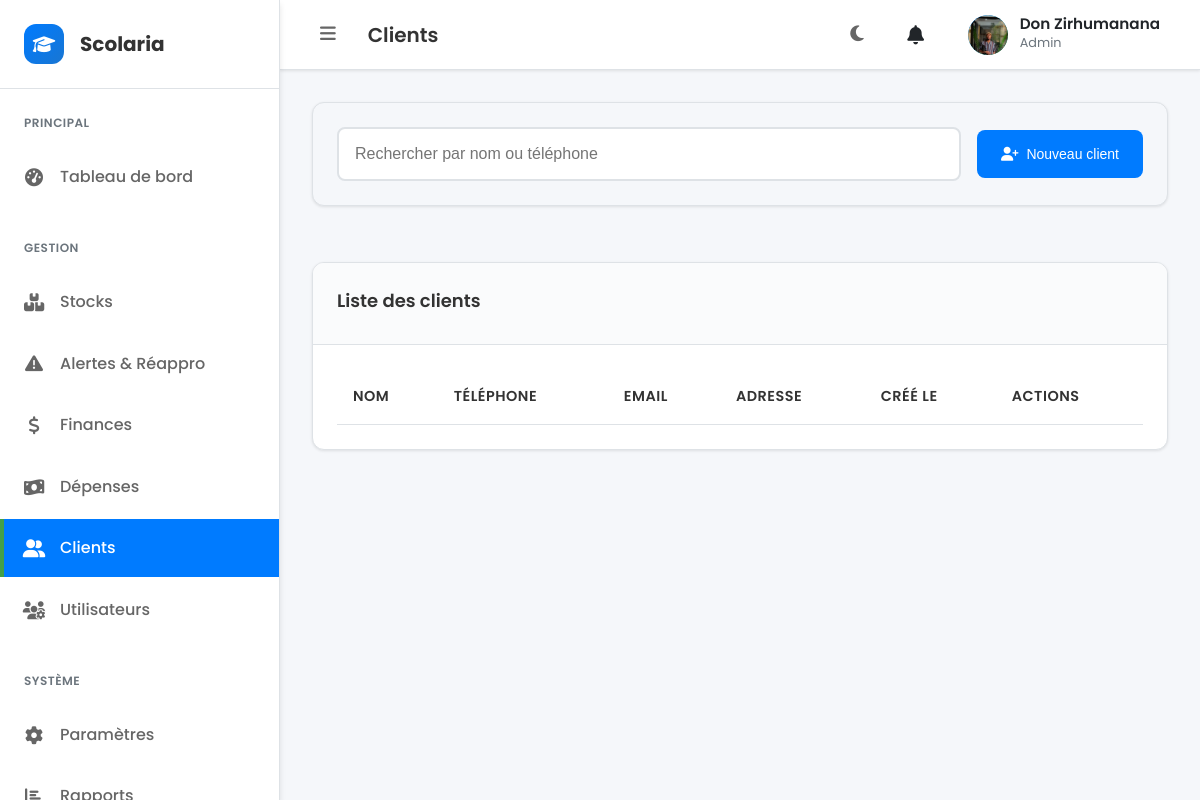
The page /clients.php (signed in) on the database its author committed.
### tables this page shows
CREATE TABLE `users` (
  `id` int(11) NOT NULL AUTO_INCREMENT,
  `username` varchar(100) NOT NULL,
  `full_name` varchar(150) DEFAULT NULL,
  `email` varchar(150) NOT NULL,
  `phone` varchar(30) DEFAULT NULL,
  `password` varchar(255) NOT NULL,
  `role` enum('admin','gestionnaire','caissier','directeur','utilisateur') NOT NULL DEFAULT 'utilisateur',
  `status` enum('actif','inactif') NOT NULL DEFAULT 'actif',
  `avatar_path` varchar(255) DEFAULT NULL,
  `created_at` timestamp NOT NULL DEFAULT current_timestamp(),
  PRIMARY KEY (`id`),
  UNIQUE KEY `username` (`username`),
  UNIQUE KEY `email` (`email`)
);

### clients.php (the view, shortened to what this page needs)
<?php
$role = (string)($_SESSION['role'] ?? '');
$canWrite = in_array($role, ['admin', 'gestionnaire'], true);
$pageTitle = 'Clients';
$showSidebar = true;
$additionalCSS = ['assets/css/clients.css'];
?>
<div class="clients-page">
	<div class="clients-header">
		<div class="clients-search">
			<input type="text" id="searchInput" class="form-control" placeholder="Rechercher par nom ou téléphone">
		</div>
		<?php if ($canWrite): ?>
		<button class="btn btn-primary" onclick="openClientModal()"><i class="fas fa-user-plus"></i> Nouveau client</button>
		<?php endif; ?>
	</div>
	<div class="clients-table card">
		<div class="card-header">
			<h3 class="card-title">Liste des clients</h3>
		</div>
		<div class="card-body">
			<div class="table-responsive">
				<table id="clientsTable">
					<thead>
						<tr>
							<th>Nom</th>
							<th>Téléphone</th>
							<th>Email</th>
							<th>Adresse</th>
							<th>Créé le</th>
							<th>Actions</th>
						</tr>
					</thead>
				</table>
			</div>
		</div>
	</div>
</div>
<?php
$content = ob_get_clean();
include __DIR__ . '/layout/base.php';
?>

### layout/base.php (shortened to what this page needs)
<?php
$pageTitle = $pageTitle ?? 'Scolaria';
$showSidebar = $showSidebar ?? true;
$bodyClass = $bodyClass ?? '';
$additionalCSS = $additionalCSS ?? [];
?>
<!DOCTYPE html>
<html lang="fr" data-theme="light">
<head>
    <link rel="stylesheet" href="assets/css/style.css">
    <link rel="stylesheet" href="assets/css/notifications.css">
    <link rel="stylesheet" href="assets/css/header-notifications.css">
    <link rel="stylesheet" href="https://cdnjs.cloudflare.com/ajax/libs/font-awesome/6.4.0/css/all.min.css">
    <?php foreach ($additionalCSS as $css): ?>
        <link rel="stylesheet" href="<?php echo htmlspecialchars($css); ?>">
    <?php endforeach; ?>
</head>
<body class="<?php echo htmlspecialchars($bodyClass); ?>">
    <div class="app-layout">
        <?php if ($showSidebar): ?>
            <aside class="sidebar" id="sidebar">
                <div class="sidebar-logo">
                    <div class="logo-icon">
                        <i class="fas fa-graduation-cap"></i>
                    </div>
                    <div class="logo-text">Scolaria</div>
                </div>
                <nav class="sidebar-nav">
                    <?php include __DIR__ . '/../partials/menu.php'; ?>
                </nav>
            </aside>
        <?php endif; ?>
        <main class="main-content">
            <header class="app-header">
                <div class="header-left">
                    <?php if ($showSidebar): ?>
                        <button class="sidebar-toggle" data-tooltip="Toggle Sidebar (Ctrl+B)">
                            <i class="fas fa-bars"></i>
                        </button>
                    <?php endif; ?>
                    <h1 class="page-title"><?php echo htmlspecialchars($pageTitle); ?></h1>
                </div>
                <div class="header-right">
                    <button class="theme-toggle" data-tooltip="Changer de thème (Ctrl+D)">
                        <i class="fas fa-moon"></i>
                    </button>
                    <button class="notifications-btn" data-tooltip="Notifications">
                        <i class="fas fa-bell"></i>
                    </button>
                    <?php include __DIR__ . '/../includes/user_header.php'; ?>
                    <div class="user-menu" data-tooltip="Menu utilisateur">
                        <div class="user-avatar">
                            <?php echo generateAvatar($userProfile); ?>
                        </div>
                        <div class="user-info">
                            <div class="user-name"><?php echo htmlspecialchars($userProfile['full_name']); ?></div>
                            <div class="user-role"><?php echo htmlspecialchars($userProfile['role']); ?></div>
                        </div>
                    </div>
                </div>
            </header>
            <div class="content-area">
                <?php
                if (isset($content)) {
                    echo $content;
                } else {
                    if (isset($contentFile) && file_exists($contentFile)) {
                        include $contentFile;
                    }
                }
                ?>
            </div>
        </main>
    </div>
</body>
</html>

### includes/user_header.php (shortened to what this page needs)
<?php
function getUserProfile($userId) {
    $pdo = Database::getConnection();
    try {
        $stmt = $pdo->prepare("
            SELECT id, username, full_name, email, phone, role, status, avatar_path, created_at
            FROM users
            WHERE id = ?
        ");
        $stmt->execute([$userId]);
        $profile = $stmt->fetch();
        if ($profile) {
            return [
                'avatar' => $profile['avatar_path'],
                'full_name' => $profile['full_name'] ?: $profile['username'],
                'email' => $profile['email'],
                'role' => $profile['role'],
                'username' => $profile['username'],
                'phone' => $profile['phone'],
                'status' => $profile['status']
            ];
        }
        return [
            'avatar' => null,
            'full_name' => $_SESSION['username'] ?? 'Utilisateur',
            'email' => $_SESSION['email'] ?? '',
            'role' => $_SESSION['role'] ?? 'Utilisateur'
        ];
    } catch (Exception $e) {
        error_log('Erreur lors de la récupération du profil: ' . $e->getMessage());
        return [
            'avatar' => null,
            'full_name' => $_SESSION['username'] ?? 'Utilisateur',
            'email' => $_SESSION['email'] ?? '',
            'role' => $_SESSION['role'] ?? 'Utilisateur'
        ];
    }
}
function generateAvatar($profile) {
    if (!empty($profile['avatar']) && file_exists($profile['avatar'])) {
        return '<img src="' . htmlspecialchars($profile['avatar']) . '" alt="Avatar" class="user-avatar-img">';
    }
    $initial = strtoupper(substr($profile['full_name'], 0, 1));
    $colors = ['#3498db', '#e74c3c', '#2ecc71', '#f39c12', '#9b59b6', '#1abc9c'];
    $color = $colors[array_rand($colors)];
    return '<div class="user-avatar-initial" style="background-color: ' . $color . '">' . $initial . '</div>';
}
$userId = $_SESSION['user_id'] ?? 0;
$userProfile = getUserProfile($userId);
?>

### assets/css/header-notifications.css (style rules this page uses)
.notifications-btn { position: relative; background: none; border: none; color: var(--text-color); font-size: 1.2rem; padding: 0.5rem; border-radius: 50%; cursor: pointer; transition: all 0.2s ease; display: flex; align-items: center; justify-content: center; width: 40px; height: 40px; }
.user-menu { display: flex; align-items: center; gap: 0.75rem; padding: 0.5rem; border-radius: 8px; cursor: pointer; transition: all 0.2s ease; position: relative; }
.user-avatar { width: 40px; height: 40px; border-radius: 50%; display: flex; align-items: center; justify-content: center; font-weight: bold; color: white; font-size: 1.1rem; overflow: hidden; position: relative; }
.user-avatar-img { width: 100%; height: 100%; object-fit: cover; border-radius: 50%; }
.user-info { display: flex; flex-direction: column; min-width: 0; }
.user-name { font-weight: 600; color: var(--text-color); font-size: 0.95rem; line-height: 1.2; white-space: nowrap; overflow: hidden; text-overflow: ellipsis; }
.user-role { font-size: 0.8rem; color: var(--text-muted); text-transform: capitalize; }
:root { --bg-color: #ffffff; --card-bg: #f8f9fa; --text-color: #212529; --text-muted: #6c757d; --border-color: #dee2e6; --border-light: #e9ecef; --hover-bg: #f1f3f4; --primary-color: #007bff; --accent-color: #3498db; --unread-bg: rgba(52, 152, 219, 0.05); }

### assets/css/clients.css (style rules this page uses)
.clients-page { display: grid; gap: var(--spacing-lg); }
.clients-header { display: flex; gap: var(--spacing-md); justify-content: space-between; align-items: center; }
.clients-search { flex: 1; }
.clients-search .form-control { width: 100%; padding: var(--spacing-md); border: 2px solid var(--border-color); border-radius: var(--radius-md); }
.clients-table table { width: 100%; border-collapse: collapse; }
.clients-table th, .clients-table td { padding: 10px 12px; border-bottom: 1px solid var(--border-color); }
.clients-table th { text-align: left; color: var(--text-secondary); font-weight: 600; }
:root { --client-primary: #8B5CF6; --client-secondary: #A78BFA; --client-success: #10B981; --client-warning: #F59E0B; --client-danger: #EF4444; --client-info: #3B82F6; --client-parent: #8B5CF6; --client-student: #06B6D4; --client-regular: #10B981; --client-other: #6B7280; }
.clients-page { background: var(--bg-primary); }
.clients-header { display: flex; justify-content: space-between; align-items: center; margin-bottom: var(--spacing-xl); padding: var(--spacing-lg); background: var(--bg-primary); border-radius: var(--radius-lg); border: 1px solid var(--border-color); box-shadow: var(--shadow-sm); }
.clients-table { width: 100%; border-collapse: collapse; }
.clients-table th, .clients-table td { padding: var(--spacing-md); text-align: left; border-bottom: 1px solid var(--border-color); }
.clients-table th { background: var(--bg-secondary); font-weight: 600; color: var(--text-primary); font-size: 0.9rem; text-transform: uppercase; letter-spacing: 0.5px; }

### rows shown on the page
users: avatar_path (picture), full_name "Don Zirhumanana", role "Admin"

### other values the page prints
$text "Tableau de bord Stocks Alertes & Réappro Finances Dépenses Clients Utilisateurs Paramètres"
$pageTitle "Clients"
